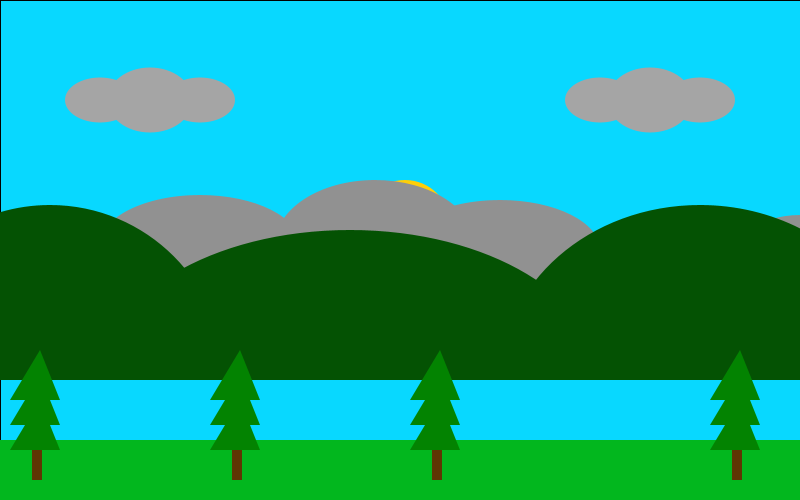
Frame 1 (no input)
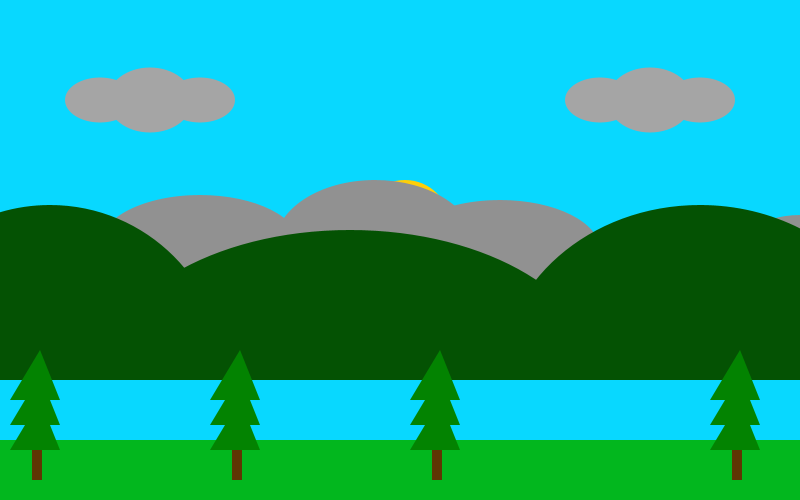
Frame 60 (the mouse pressed at the canvas centre just before this capture)
Frame 120 (the mouse held since frame 60 and released just before this capture): identical to frame 60, image omitted

The Processing sketch that drew these frames (run headless with seeded random() and noise(); from frame 60 on, the mouse is pressed at the canvas centre):

// Processing sketch: UAS_GRAFKOM
// ── UAS_GRAFKOM.pde
void setup()
{
size(800,500);
background(#08D8FF);
}
void draw ()
{
  int d,m;
  d=second();
  m=minute();
//bantuan
fill(#08D8FF);
rect(0,0,800,500);

//matohari
noStroke();//tanpa list
fill(#FFCE08);//warna
ellipse(400+1*m,230-1*m,90,90);//bulat

{
//awan
noStroke();
fill(#A5A5A5);
ellipse(100,100,70,45);
ellipse(150,100,85,65);
ellipse(200,100,70,45);

fill(#A5A5A5);
ellipse(600,100,70,45);
ellipse(650,100,85,65);
ellipse(700,100,70,45);

//salju
fill(255);
ellipse(50,5+10*d,10,10);
ellipse(50+10*d,5+10*2*d,10,10);
ellipse(50,5+10*3*d,10,10);
ellipse(100,0+10*d,20,20);
ellipse(100,0+10*d*3,20,20);
ellipse(100+5*d,0+10*d*2,20,20);
ellipse(200-10*d,0+10*3*d,20,20);
ellipse(200,0+10*d,20,20);
ellipse(275+10*d,5+10*d,15,15);
ellipse(275,0+10*d,15,15);
ellipse(300,0+10*d,20,20);
ellipse(350+10*d,0+10*2*d,20,20);
ellipse(350,0+10*d,20,20);
ellipse(350-10*d,0+10*d*2,20,20);
ellipse(450-5*d,0+10*d,17.5,17.5);

ellipse(50,30+10*d,10,10);

ellipse(500,5+10*d,10,10);
ellipse(500-10*d,5+10*d*3,10,10);
ellipse(500,5+10*d*2,10,10);
ellipse(600+10*d,0+10*d,20,20);
ellipse(650,0+10*3*d,20,20);
ellipse(675,0+10*d,20,20);
ellipse(750+10*d,5+10*4*d,15,15);
ellipse(800,0+10*d,15,15);
ellipse(850,0+10*d,20,20);
ellipse(850+10*d,0+10*d*3,20,20);
ellipse(850-10*d,0+10*d*2,20,20);
ellipse(875,0+10*2*d*3,20,20);
ellipse(875-5*d,0+10*2*d,20,20);
ellipse(900-5*d,0+10*d,17.5,17.5);
ellipse(900+5*d,0+10*d*1,20,20);
ellipse(900,0+10*d*3,20,20);

//efek salju
fill(145);
arc(340,225,440,100,(180*PI)/180,(0*PI)/180);
arc(770,260,400,85,(180*PI)/180,(0*PI)/180);
ellipse(200,245,200,100);
ellipse(375,245,200,130);
ellipse(500,250,200,100);
ellipse(680,270,200,100);
ellipse(800,270,150,110);
ellipse(900,270,150,70);

//gunung
strokeWeight(2);
fill(#045203);
arc(350,380,500,300,(180*PI)/180,(360*PI)/180);
fill(#045203);
arc(50,380,350,350,(180*PI)/180,(360*PI)/180);
fill(#045203);
arc(700,380,400,350,(180*PI)/180,(360*PI)/180);

//tanahhijau
  noStroke();
  fill(#02B71E);
rect(0,440,800,80);

//createbyanisharahmasoraya

}
{
//pohon
  noStroke();
  fill(#5F3603);
  rect(32,400,10,80);
  fill(#038301);
  triangle(40,350,60,400,10,400);
  triangle(40,375,60,425,10,425);
  triangle(40,400,60,450,10,450);
  
  fill(#5F3603);
  rect(232,400,10,80);
  fill(#038301);
  triangle(240,350,260,400,210,400);
  triangle(240,375,260,425,210,425);
  triangle(240,400,260,450,210,450);
 
  fill(#5F3603);
  rect(432,400,10,80);
  fill(#038301);
  triangle(440,350,460,400,410,400);
  triangle(440,375,460,425,410,425);
  triangle(440,400,460,450,410,450);
 
  fill(#5F3603);
  rect(732,400,10,80);
  fill(#038301);
  triangle(740,350,760,400,710,400);
  triangle(740,375,760,425,710,425);
  triangle(740,400,760,450,710,450);
}
}
